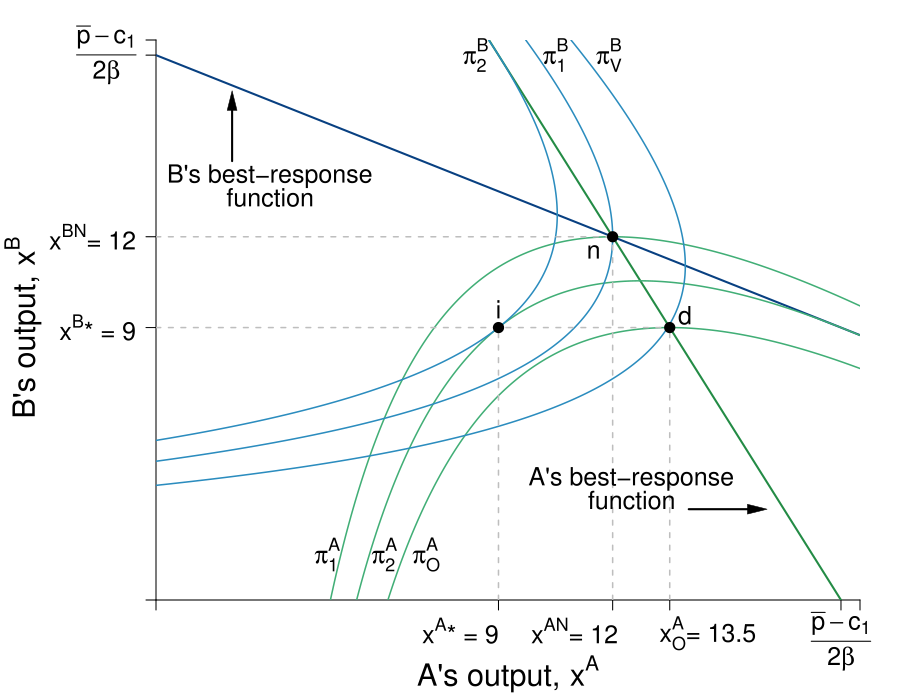

Here is the R script that generated this plot:
#Graph Designer: Simon Halliday & Madeleine Wettach '20
#Authors: Bowles, Foley and Halliday
#Title: Microeconomics: Competition, Conflict and Coordination

require(shape)
pdf(file = "competitionmarkets/cournot_brfs_profits_opportunism.pdf", width = 9, height = 7)

#Set parameters for graphics
pointsize <- 1.8
axislabelsize <- 1.8
labelsize <- 1.5
namesize <- 1.8
annotatesize <- 1.5
graphlinewidth <- 2
segmentlinewidth <- 1.5

COL <- c("#7fc97f", "#beaed4", "#fdc086", "#ffff99", "#386cb0", "#f0027f", "#bf5b17", "#666666")
COLA <- c("#99d8c9","#66c2a4","#41ae76", "#238b45", "#005824")
COLB <- c("#4eb3d3", "#2b8cbe", "#0868ac","#084081")

par(mar =  c(5, 7.8, 2, 2))

piA <- function(xa, xb, s = 0.5, pmax = 20, c1 = 2) {
  (pmax - s*xb)*xa - s*(xa)^2 - c1*xa
}

piB <- function(xa, xb, s = 0.5, pmax = 20, c1 = 2) {
  (pmax - s*xa)*xb - s*(xb)^2 - c1*xb
}

brfB <- function(xa, s = 0.5, pmax = 20, c1 = 2) {
  (pmax - c1)/(2*s) - (1/2)*xa
}

brfA <- function(xa, s = 0.5, pmax = 20, c1 = 2) {
  (pmax - c1)/s - 2*xa
}

isoA <- function(xa, s = 0.5, pmax = 20, c1 = 2, piA = 72){
  -(c1*xa - pmax*xa + s*xa^2 + piA)/(s*xa)
}

isoB1 <- function(xa, s = 0.5, pmax = 20, c1 = 2, piB = 72){
  (-sqrt((c1 - pmax + s*xa)^2 - 4*piB*s) - c1 + pmax -s*xa)/(2*s)
}

isoB2 <- function(xa, s = 0.5, pmax = 20, c1 = 2, piB = 72){
  (sqrt((c1 - pmax + s*xa)^2 - 4*piB*s) - c1 + pmax -s*xa)/(2*s)
}


#Input into Wolfram Alpha: solve for x y = 1/b - (0.5*x)/(a*b) - u/(a*b*x)

#solve for y 72 = (p - s*y)*x - s*(x)^2 - c1*x 
#solve for y 72 = (p - s*x)*y - s*(y)^2 - c1*y

xlims <- c(0, 18.5)
ylims <- c(0, 18.5)

npts <- 501 
x <- seq(xlims[1], xlims[2], length.out = npts)
y <- seq(ylims[1], ylims[2], length.out = npts) 
a <- c(72, 81, 91.125)
b <- c(61, 72, 81)

plot(0, 0, xlim = xlims, ylim = ylims, type = "n",
     xlab = expression(paste("")),
     ylab = expression(paste("")), 
     xaxt = "n", 
     yaxt = "n", 
     cex.lab = axislabelsize, 
     bty = "n",
     xaxs="i", 
     yaxs="i")

# ticksy <- seq(from = 0, to = ylims[2], by = 2)
# ylabels <- seq(from = 0, to = ylims[2], by = 2)
# ticksx <- seq(from = 0, to = xlims[2], by = 2)
# xlabels <- seq(from = 0, to = xlims[2], by = 2)
ticksy <- c(0, 9, 12, 18, ylims[2])
ylabels <- c(NA, expression(paste(x^{B},"* = 9")), expression(paste(x^{BN}, "= 12")), expression(paste( frac(bar(p) - c,2*beta) )),  NA)
ticksx <- c(0, 9, 12, 13.5, 18, xlims[2])
xlabels <- c(NA, expression(paste(x^{A},"* = 9")), expression(paste(x^{AN}, "= 12")), expression(paste(x[O]^{A}, "= 13.5")), expression(paste(frac(bar(p) - c,2*beta))), NA)

axis(1, at = ticksx, pos = 0, labels = FALSE, cex.axis = labelsize)
text(x = c(0, 8, 11, 14.5, 18, 36, xlims[2]), par("usr")[3] - 0.4, labels = xlabels, srt = 0, pos = 1, xpd = TRUE, cex = labelsize)
axis(2, at = ticksy, pos = 0, labels = ylabels, las = 1, cex.axis = labelsize)

npts <- 500 
xx1 <- seq(xlims[1], xlims[2], length.out = npts)

#Pareto-improving lens
# xpoly1 <- seq(from = 5.95, to = 12, length.out = 500)
# ypoly1 <- isoA(xpoly1)
# ypoly2 <- isoB1(xpoly1)
# polygon(x = c(xpoly1, rev(xpoly1)), y = c(ypoly1, rev(ypoly2)), col=COL[4], density=NULL, border = NA)


lines(xx1, brfA(xx1, s = 0.5, pmax = 20, c1 = 2), col = COLA[4], lwd = graphlinewidth)
lines(xx1, brfB(xx1, s = 0.5, pmax = 20, c1 = 2), col = COLB[4], lwd = graphlinewidth)

contour(y, x, 
        outer(x, y, piA),
        #labels = c("v1", "v2", "v3"),
        drawlabels = FALSE,
        col = COLA[3],
        #xlab = expression(paste("A's Apples, ", x)),
        #ylab = expression(paste("A's Oranges, ", y)),
        #cex.lab = axislabelsize,
        lwd = segmentlinewidth,
        levels = a, 
        xaxs="i", 
        yaxs="i", 
        add = TRUE) 

mtext(expression(paste("A's output, ", x^A)), side=1, line =3.8, cex = axislabelsize)
text(-3.5, 9, expression(paste("B's output, ", x^B)), xpd = TRUE, cex = axislabelsize, srt = 90) 

#Add arrows:
#arrows(-0.8, 10, -0.8, 14, xpd = TRUE, length=0.1,angle=40,lwd=3)
#arrows(6.2, -1.7, 9, -1.7, xpd = TRUE, length=0.1,angle=40,lwd=3)


contour(x, y, 
        outer(x, y, piB),
        #labels = c("v1", "v2", "v3"),
        drawlabels = FALSE,
        col = COLB[2],
        #xlab = expression(paste("")),
        #ylab = expression(paste("")),
        lwd = segmentlinewidth,
        levels = b, 
        add = TRUE
        #xaxs="i", 
        #yaxs="i"
) 


#segments(4.11765, 6.17647, 5.88, 8.88, lty = 1, col = COL[2] , lwd = graphlinewidth)
# text(7.3, 3, expression("Pareto Efficient"))
# text(7.3, 2.4, expression("Curve"))
# Arrows(7.3, 3.5, 7.3, 6.1, col = "black", lty = 1, lwd = 2, arr.type = "triangle", arr.lwd = 0.5)

#Label the iso-welfare functions for the HG, Aisha
text(4.5, 1.5, expression(pi[1]^A), cex = labelsize, xpd = TRUE)
#text(5.2, 1.5, expression(pi[2]^A), cex = labelsize, xpd = TRUE)
text(6, 1.5, expression(pi[2]^A), cex = labelsize, xpd = TRUE)
text(7.1, 1.5, expression(pi[O]^A), cex = labelsize, xpd = TRUE)
#text(6.6, 8.3, expression(u[4]^A))

#Label the indifference curves for the HG, Betty
text(11.9, 18, expression(pi[V]^B),cex = labelsize, xpd = TRUE)
text(10.5, 18, expression(pi[1]^B), cex = labelsize, xpd = TRUE)
#text(9.4, 18, expression(pi[2]^B), cex = labelsize, xpd = TRUE)
text(8.4, 18, expression(pi[2]^B), cex = labelsize, xpd = TRUE)
#text(3.4, 6.9, expression(v[4]^B))

#Label Nash Equilibrium 
segments(0, 12, 12, 12, lty = 2, col = "gray" , lwd = segmentlinewidth)
segments(12, 0, 12, 12, lty = 2, col = "gray" , lwd = segmentlinewidth)
points(12, 12, pch = 16, col = "black", cex = 1.5)
#text(14, 12.4, expression(paste("Nash Equilibrium")))
text(11.5, 11.5, expression(paste("n")), cex = labelsize)

#Checking points
#points(5.95, 5.95, pch = 16, col = "black", cex = 1.5)
#segments(8, 10, 10, 8, lty = 1, col = COL[2] , lwd = graphlinewidth)


text(9, 9.6, expression(paste("i")), cex = labelsize)
segments(0, 9, 13.5, 9, lty = 2, col = "gray" , lwd = segmentlinewidth)
segments(9, 0, 9, 9, lty = 2, col = "gray" , lwd = segmentlinewidth)
segments(13.5, 0, 13.5, 9, lty = 2, col = "gray" , lwd = segmentlinewidth)
points(9, 9, pch = 16, col = "black", cex = 1.5)
points(13.5, 9, pch = 16, col = "black", cex = 1.5)
text(13.9, 9.4, expression(paste("d")), cex = labelsize)


# points(10, 8, pch = 16, col = "black", cex = 1.5)
# text(10, 8.6, expression(paste("f")),cex = labelsize)
# points(8, 10, pch = 16, col = "black", cex = 1.5)
# text(8, 10.6, expression(paste("g")), cex = labelsize)


# #Annotate Pareto Efficient Curve and relevant points

# points(6, 8, pch = 16, col = "black", cex = 1.5)
# text(6, 8.5, expression(paste("g")))
# 
# points(8, 6, pch = 16, col = "black", cex = 1.5)
# text(7, 7.5, expression(paste("i")))
# 
# points(7, 7, pch = 16, col = "black", cex = 1.5)
# text(8, 6.5, expression(paste("f")))

#points(5.84, 8.77, pch = 16, col = "black", cex = 1.5)

#A's brf
text(3, 14, expression(paste("B's best-response")), cex = labelsize)
text(3, 13.3, expression(paste("function")),cex = labelsize)
Arrows(2, 14.5, 2, 16.5, col = "black", lty = 1, lwd = 2, arr.type = "triangle", arr.lwd = 0.5)

#B's brf
text(12.5, 4, expression(paste("A's best-response")), cex = labelsize, xpd = TRUE)
text(12.5, 3.3, expression(paste("function")), cex = labelsize, xpd = TRUE)
Arrows(14, 3, 15.8, 3, col = "black", lty = 1, lwd = 2, arr.type = "triangle", arr.lwd = 0.5)


dev.off()
